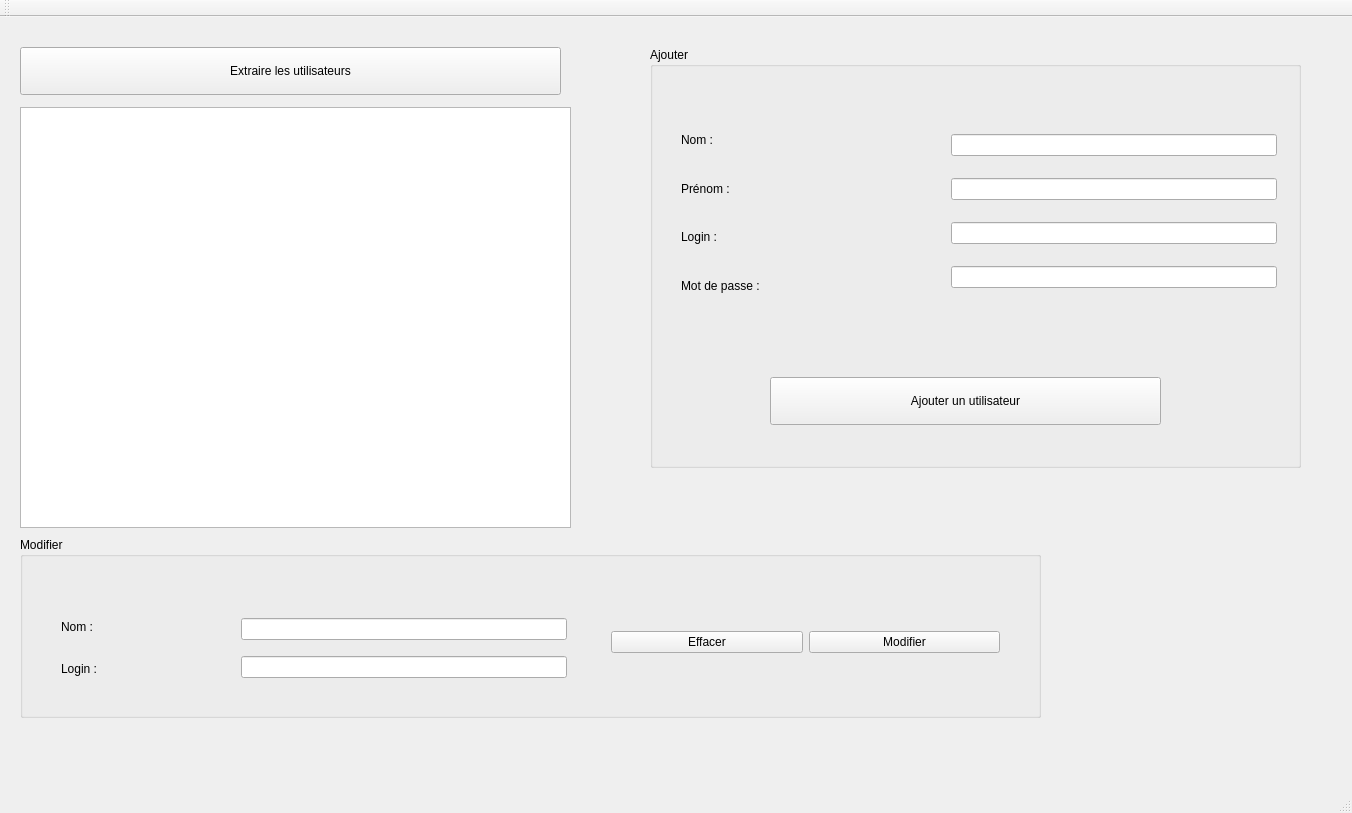
<?xml version="1.0" encoding="UTF-8"?>
<ui version="4.0">
 <class>CIhmAppSgbd</class>
 <widget class="QMainWindow" name="CIhmAppSgbd">
  <property name="geometry">
   <rect>
    <x>0</x>
    <y>0</y>
    <width>1352</width>
    <height>813</height>
   </rect>
  </property>
  <property name="windowTitle">
   <string>appSgbd</string>
  </property>
  <widget class="QWidget" name="centralWidget">
   <widget class="QListView" name="lvTable">
    <property name="geometry">
     <rect>
      <x>20</x>
      <y>90</y>
      <width>551</width>
      <height>421</height>
     </rect>
    </property>
   </widget>
   <widget class="QPushButton" name="pbExtraire">
    <property name="geometry">
     <rect>
      <x>20</x>
      <y>30</y>
      <width>541</width>
      <height>48</height>
     </rect>
    </property>
    <property name="text">
     <string>Extraire les utilisateurs</string>
    </property>
   </widget>
   <widget class="QGroupBox" name="gbAjouter">
    <property name="geometry">
     <rect>
      <x>650</x>
      <y>30</y>
      <width>651</width>
      <height>421</height>
     </rect>
    </property>
    <property name="title">
     <string>Ajouter</string>
    </property>
    <widget class="QWidget" name="layoutWidget">
     <property name="geometry">
      <rect>
       <x>290</x>
       <y>60</y>
       <width>348</width>
       <height>211</height>
      </rect>
     </property>
     <layout class="QVBoxLayout" name="verticalLayout">
      <item>
       <widget class="QLineEdit" name="leNom"/>
      </item>
      <item>
       <widget class="QLineEdit" name="lePnom"/>
      </item>
      <item>
       <widget class="QLineEdit" name="leLogin"/>
      </item>
      <item>
       <widget class="QLineEdit" name="leMdp">
        <property name="echoMode">
         <enum>QLineEdit::Password</enum>
        </property>
       </widget>
      </item>
     </layout>
    </widget>
    <widget class="QPushButton" name="pbAjouter">
     <property name="geometry">
      <rect>
       <x>120</x>
       <y>330</y>
       <width>391</width>
       <height>48</height>
      </rect>
     </property>
     <property name="text">
      <string>Ajouter un utilisateur</string>
     </property>
    </widget>
    <widget class="QWidget" name="layoutWidget">
     <property name="geometry">
      <rect>
       <x>20</x>
       <y>60</y>
       <width>250</width>
       <height>211</height>
      </rect>
     </property>
     <layout class="QVBoxLayout" name="verticalLayout_2">
      <item>
       <widget class="QLabel" name="label">
        <property name="text">
         <string>Nom : </string>
        </property>
       </widget>
      </item>
      <item>
       <widget class="QLabel" name="label_2">
        <property name="text">
         <string>Prénom : </string>
        </property>
       </widget>
      </item>
      <item>
       <widget class="QLabel" name="label_3">
        <property name="text">
         <string>Login : </string>
        </property>
       </widget>
      </item>
      <item>
       <widget class="QLabel" name="label_4">
        <property name="text">
         <string>Mot de passe : </string>
        </property>
       </widget>
      </item>
     </layout>
    </widget>
   </widget>
   <widget class="QGroupBox" name="gbModifier">
    <property name="geometry">
     <rect>
      <x>20</x>
      <y>520</y>
      <width>1021</width>
      <height>181</height>
     </rect>
    </property>
    <property name="title">
     <string>Modifier</string>
    </property>
    <widget class="QLabel" name="lId">
     <property name="geometry">
      <rect>
       <x>700</x>
       <y>140</y>
       <width>161</width>
       <height>39</height>
      </rect>
     </property>
     <property name="text">
      <string/>
     </property>
    </widget>
    <widget class="QWidget" name="layoutWidget">
     <property name="geometry">
      <rect>
       <x>30</x>
       <y>60</y>
       <width>160</width>
       <height>101</height>
      </rect>
     </property>
     <layout class="QVBoxLayout" name="verticalLayout_3">
      <item>
       <widget class="QLabel" name="label_5">
        <property name="text">
         <string>Nom : </string>
        </property>
       </widget>
      </item>
      <item>
       <widget class="QLabel" name="label_6">
        <property name="text">
         <string>Login :</string>
        </property>
       </widget>
      </item>
     </layout>
    </widget>
    <widget class="QWidget" name="layoutWidget">
     <property name="geometry">
      <rect>
       <x>210</x>
       <y>60</y>
       <width>348</width>
       <height>103</height>
      </rect>
     </property>
     <layout class="QVBoxLayout" name="verticalLayout_4">
      <item>
       <widget class="QLineEdit" name="leModifNom"/>
      </item>
      <item>
       <widget class="QLineEdit" name="leModifLogin"/>
      </item>
     </layout>
    </widget>
    <widget class="QWidget" name="layoutWidget">
     <property name="geometry">
      <rect>
       <x>580</x>
       <y>80</y>
       <width>411</width>
       <height>50</height>
      </rect>
     </property>
     <layout class="QHBoxLayout" name="horizontalLayout">
      <item>
       <widget class="QPushButton" name="pbEffacer">
        <property name="text">
         <string>Effacer</string>
        </property>
       </widget>
      </item>
      <item>
       <widget class="QPushButton" name="pbModifier">
        <property name="text">
         <string>Modifier</string>
        </property>
       </widget>
      </item>
     </layout>
    </widget>
   </widget>
  </widget>
  <widget class="QMenuBar" name="menuBar">
   <property name="geometry">
    <rect>
     <x>0</x>
     <y>0</y>
     <width>1352</width>
     <height>44</height>
    </rect>
   </property>
  </widget>
  <widget class="QToolBar" name="mainToolBar">
   <attribute name="toolBarArea">
    <enum>TopToolBarArea</enum>
   </attribute>
   <attribute name="toolBarBreak">
    <bool>false</bool>
   </attribute>
  </widget>
  <widget class="QStatusBar" name="statusBar"/>
 </widget>
 <layoutdefault spacing="6" margin="11"/>
 <resources/>
 <connections/>
</ui>
